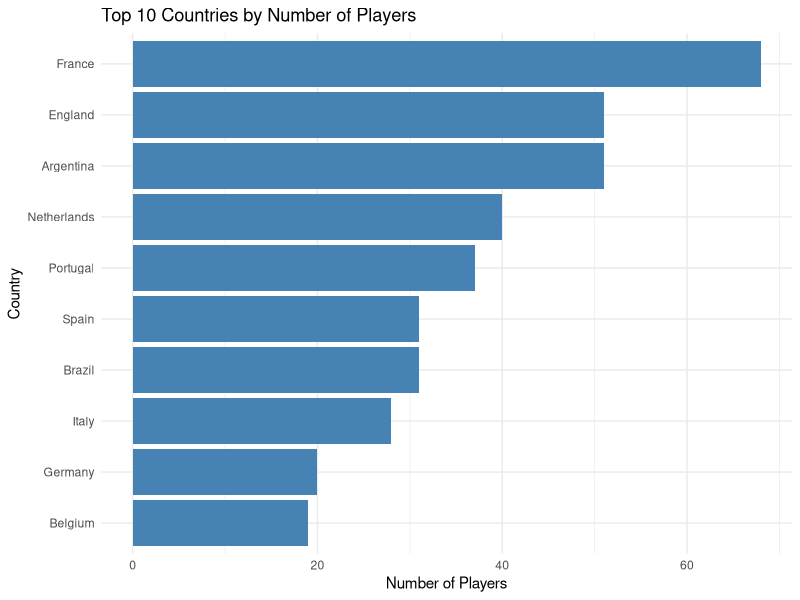
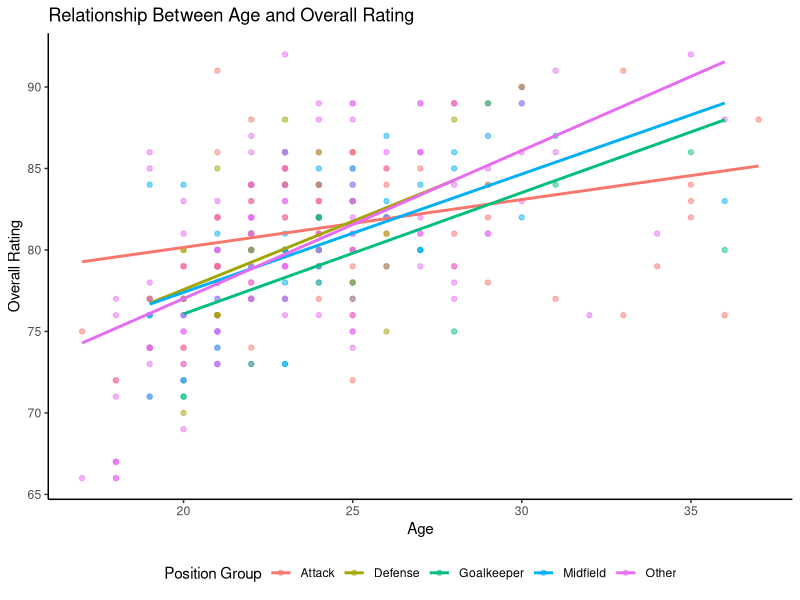
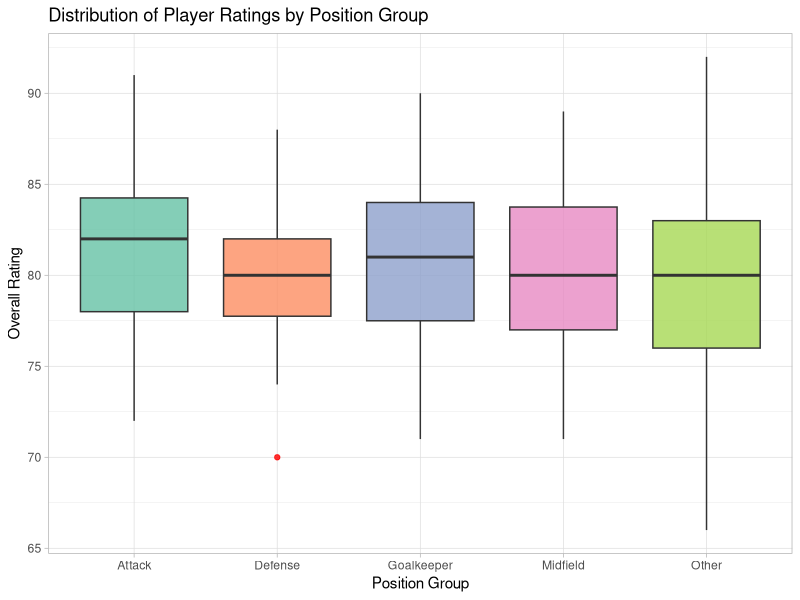
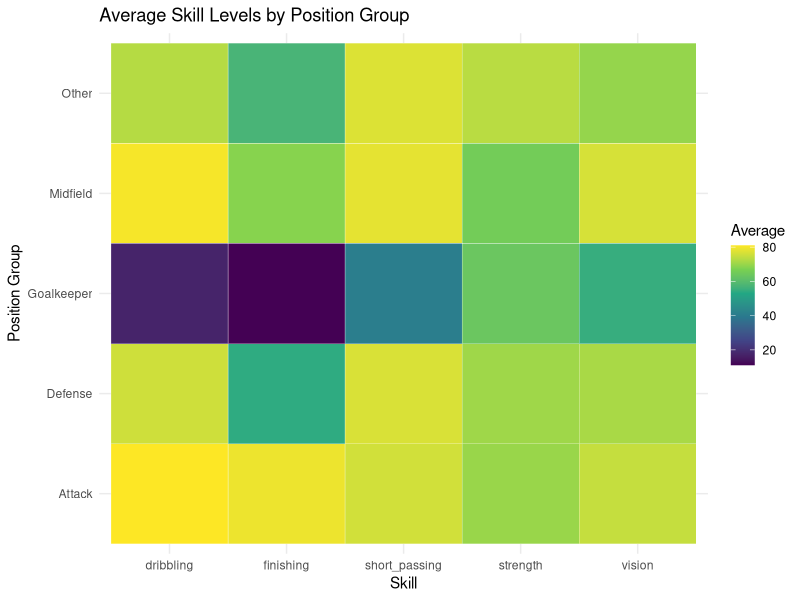
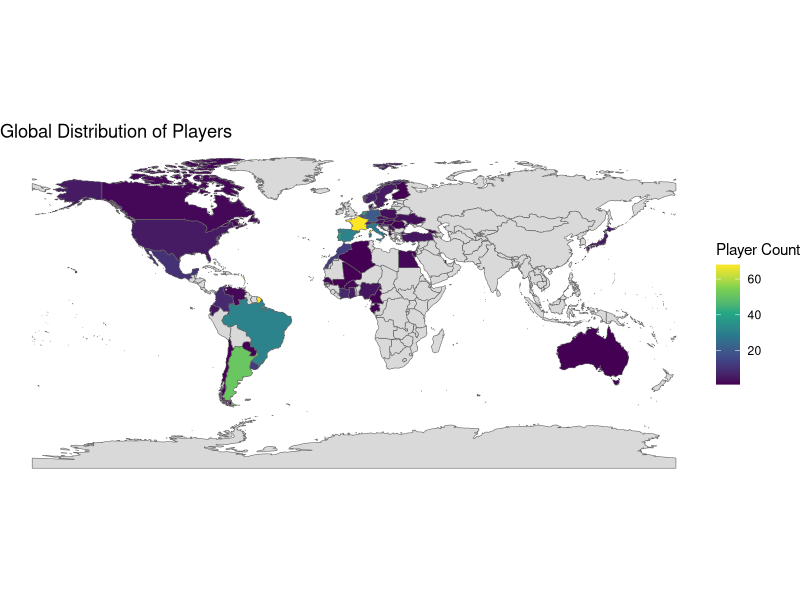
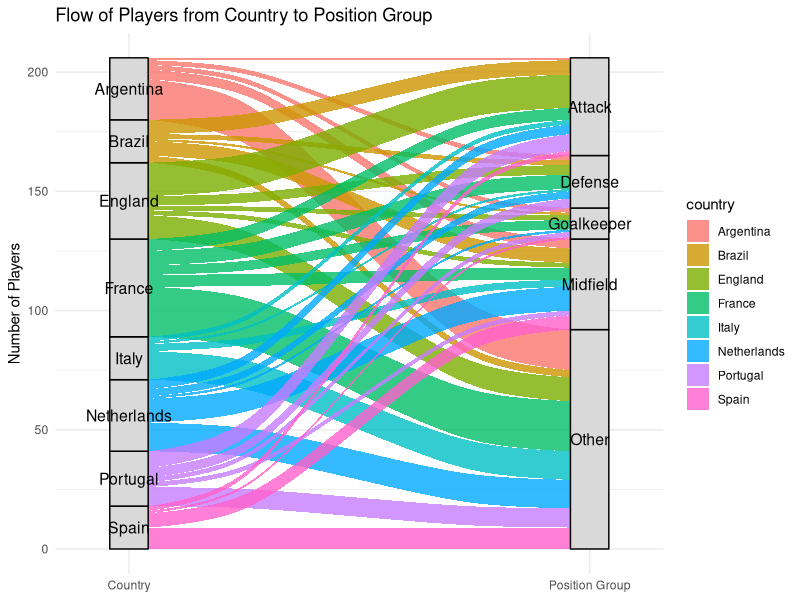

These charts were generated, in order, by the following R code:
## ---- chunk 1
knitr::opts_chunk$set(echo = TRUE, warning = FALSE, message = FALSE)
## ---- chunk 2
library(tidyverse)
library(scales)
library(sf)
library(rnaturalearth)
library(rnaturalearthdata)
library(ggalluvial)
## ---- chunk 3
players <- read.csv("players2.csv", sep = ";")
players <- players %>% select(-1)

glimpse(players)
## ---- chunk 4
players_clean <- players %>%
  filter(!is.na(team))

players_pos <- players_clean %>%
  filter(!best_position %in% c("SUB", "RES")) %>%
  mutate(
    position_group = case_when(
      best_position %in% c("ST", "CF", "LW", "RW") ~ "Attack",
      best_position %in% c("CAM", "CM", "CDM", "LM", "RM") ~ "Midfield",
      best_position %in% c("CB", "LB", "RB") ~ "Defense",
      best_position == "GK" ~ "Goalkeeper",
      TRUE ~ "Other"
    )
  )
## ---- chunk 5
top_countries <- players_clean %>%
  count(country, sort = TRUE) %>%
  slice_head(n = 10)

ggplot(top_countries, aes(x = reorder(country, n), y = n)) +
  geom_col(fill = "steelblue") +
  coord_flip() +
  scale_y_continuous(labels = scales::comma) +
  labs(
    title = "Top 10 Countries by Number of Players",
    x = "Country",
    y = "Number of Players"
  ) +
  theme_minimal()
## ---- chunk 6
ggplot(players_pos, aes(x = age, y = best_overall_rating, color = position_group)) +
  geom_point(alpha = 0.5, size = 1.5) +
  geom_smooth(method = "lm", se = FALSE, linewidth = 1) +
  scale_x_continuous(breaks = seq(15, 40, 5)) +
  scale_y_continuous(labels = number_format(accuracy = 1)) +
  labs(
    title = "Relationship Between Age and Overall Rating",
    x = "Age",
    y = "Overall Rating",
    color = "Position Group"
  ) +
  theme_classic() +
  theme(legend.position = "bottom")
## ---- chunk 7
ggplot(players_pos, aes(x = position_group, y = best_overall_rating, fill = position_group)) +
  geom_boxplot(alpha = 0.8, outlier.color = "red") +
  scale_fill_brewer(palette = "Set2") +
  scale_y_continuous(labels = number_format(accuracy = 1)) +
  labs(
    title = "Distribution of Player Ratings by Position Group",
    x = "Position Group",
    y = "Overall Rating"
  ) +
  theme_light() +
  theme(legend.position = "none")
## ---- chunk 8
skills <- players_pos %>%
  select(position_group, finishing, dribbling, short_passing, strength, vision)

skills_summary <- skills %>%
  group_by(position_group) %>%
  summarise(across(everything(), mean, na.rm = TRUE))

skills_long <- skills_summary %>%
  pivot_longer(-position_group, names_to = "skill", values_to = "value")

ggplot(skills_long, aes(x = skill, y = position_group, fill = value)) +
  geom_tile(color = "white") +
  scale_fill_viridis_c() +
  labs(
    title = "Average Skill Levels by Position Group",
    x = "Skill",
    y = "Position Group",
    fill = "Average"
  ) +
  theme_minimal()
## ---- chunk 9
world <- ne_countries(scale = "medium", returnclass = "sf")

country_counts <- players_clean %>%
  count(country)

map_data <- world %>%
  left_join(country_counts, by = c("name_long" = "country"))

ggplot(map_data) +
  geom_sf(aes(fill = n), color = "gray40", linewidth = 0.2) +
  scale_fill_viridis_c(na.value = "grey85") +
  labs(
    title = "Global Distribution of Players",
    fill = "Player Count"
  ) +
  theme_void()
## ---- chunk 10
top_flow <- players_pos %>%
  count(country, position_group) %>%
  group_by(country) %>%
  filter(sum(n) >= 15) %>%
  ungroup()

ggplot(top_flow,
       aes(axis1 = country, axis2 = position_group, y = n)) +
  geom_alluvium(aes(fill = country), width = 1/12, alpha = 0.8) +
  geom_stratum(width = 1/12, fill = "grey85", color = "black") +
  geom_text(stat = "stratum", aes(label = after_stat(stratum)), size = 4) +
  scale_x_discrete(limits = c("Country", "Position Group"), expand = c(.08, .08)) +
  labs(
    title = "Flow of Players from Country to Position Group",
    y = "Number of Players"
  ) +
  theme_minimal() +
  theme(legend.position = "right")
